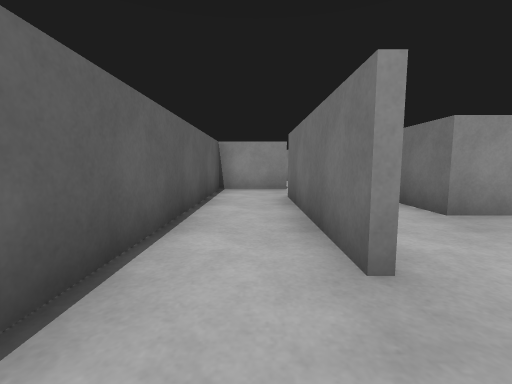
View 1 (above)

24 first-person views from a walk through a robot-simulator world made for Gazebo. The camera is 0.41 m above the floor, tilts 6° down and sees 90° across. The floor is counted in squares, 0.5 m on a side. Each view is taken from the middle of a square. On the plan, view 1 faces up. The plan holds only what a view shows up to about 10 squares ahead; the rest is blank. The robots in the file are not drawn.

View 2
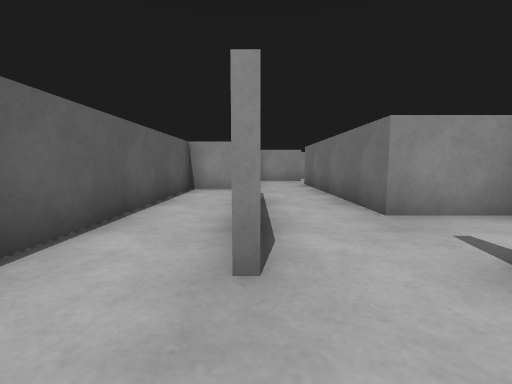

View 3
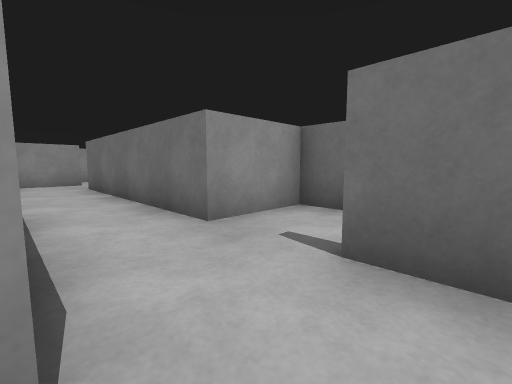

View 4
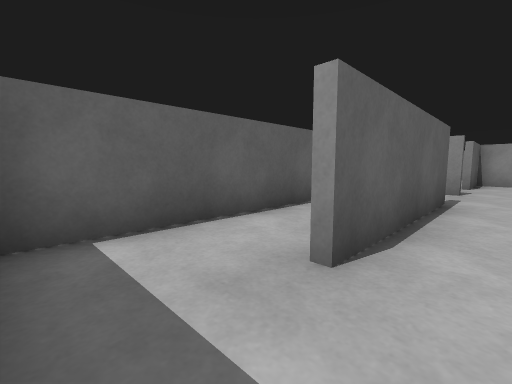

View 5
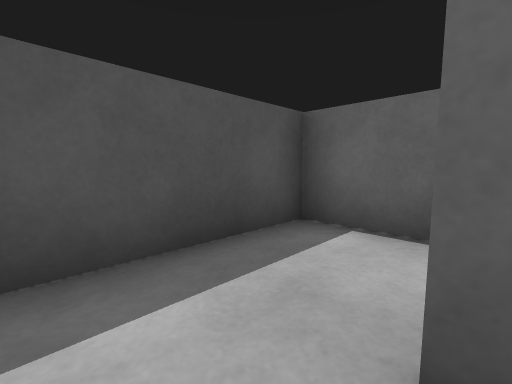

View 6
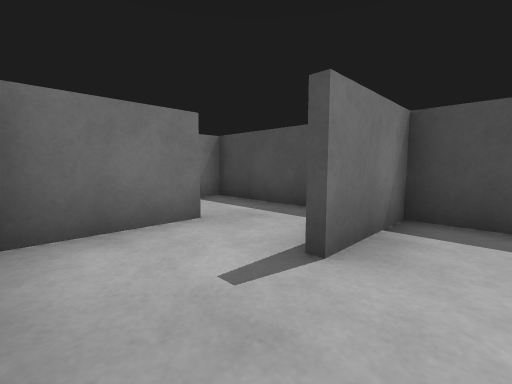

View 7
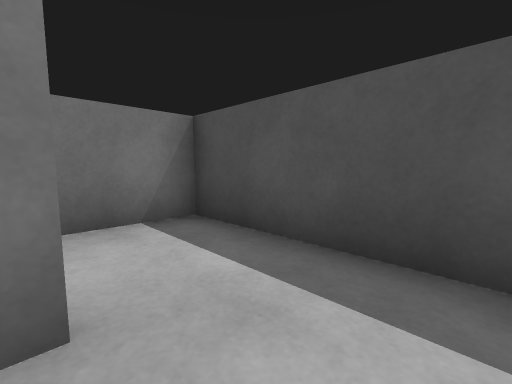

View 8
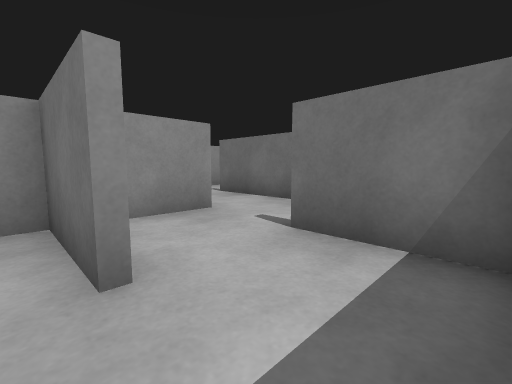

View 9
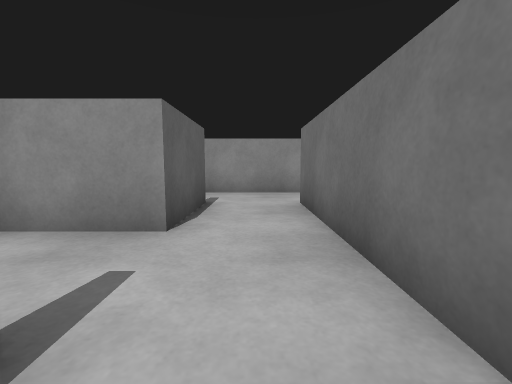

View 10
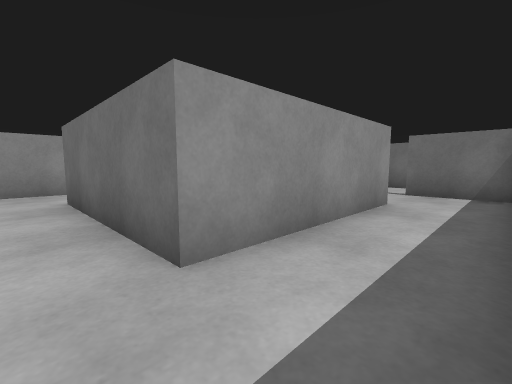

View 11
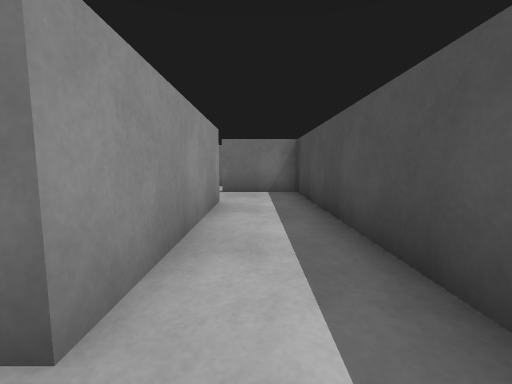

View 12
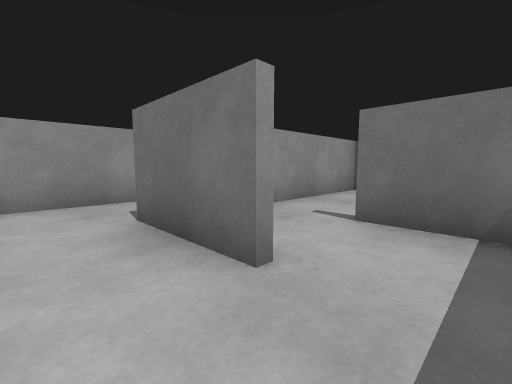

View 13
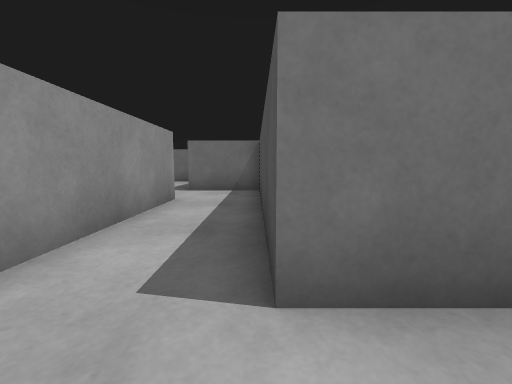

View 14
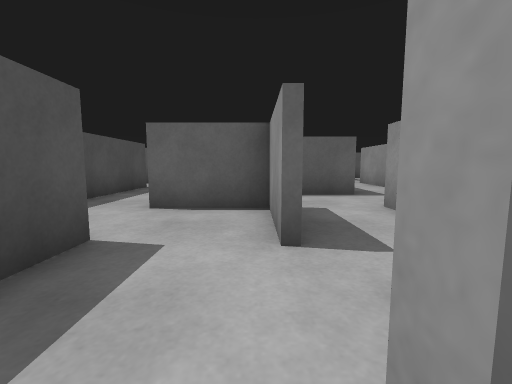

View 15
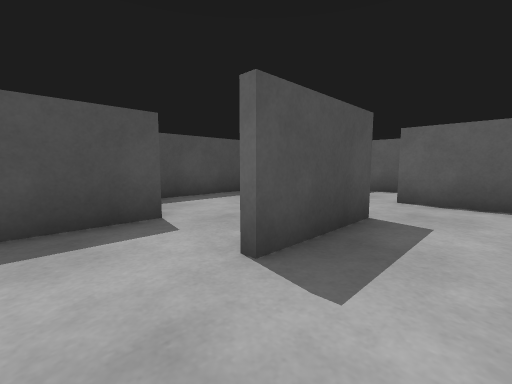

View 16
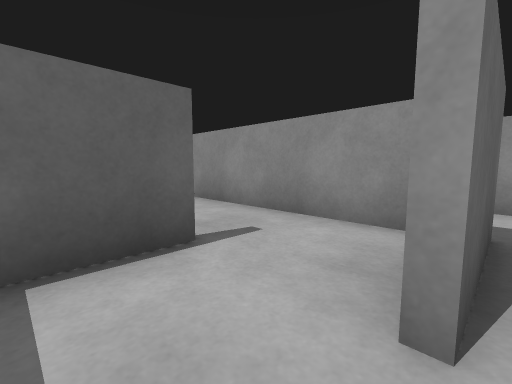

View 17
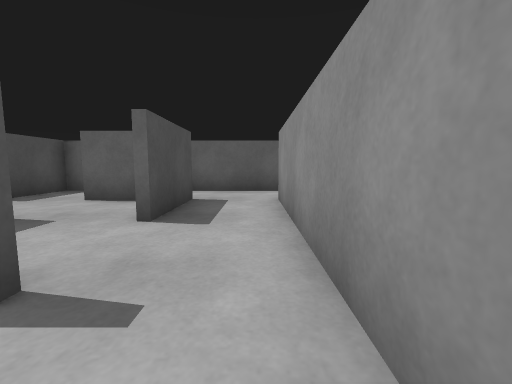

View 18
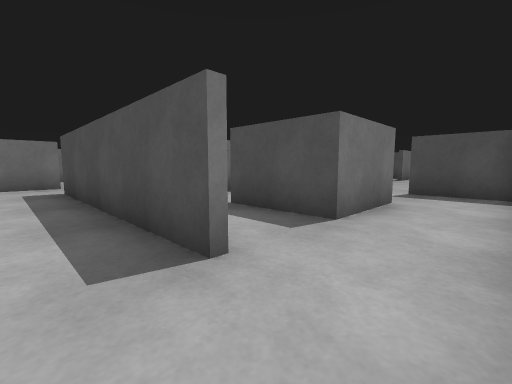

View 19
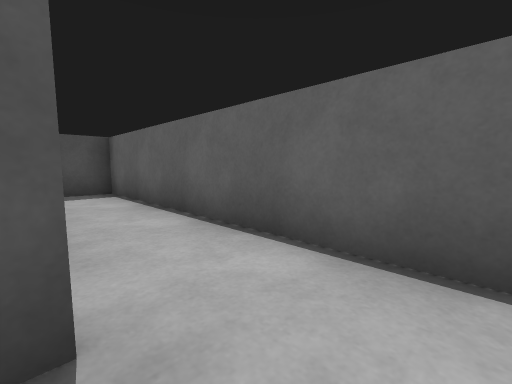

View 20
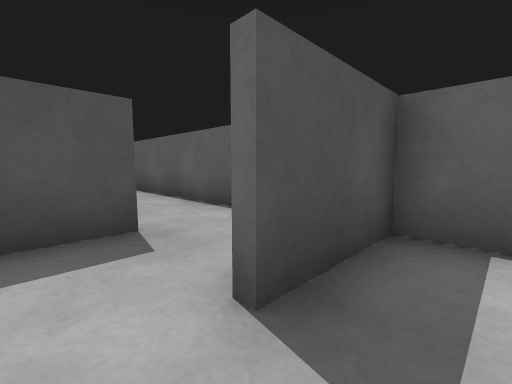

View 21
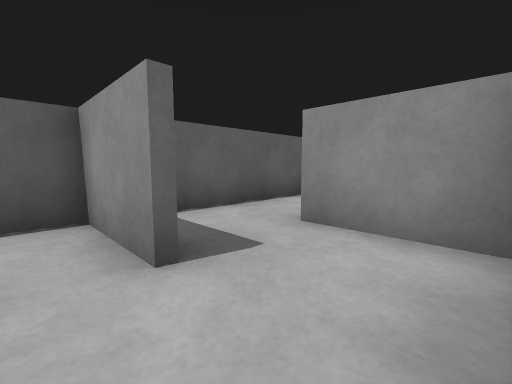

View 22
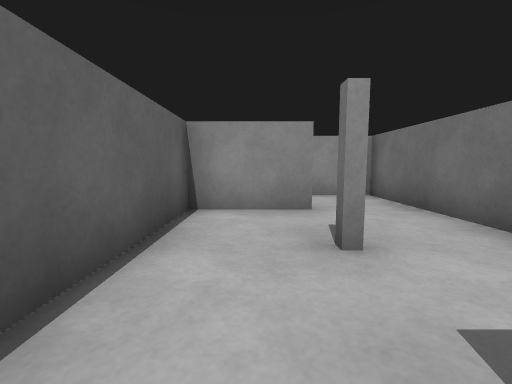

View 23
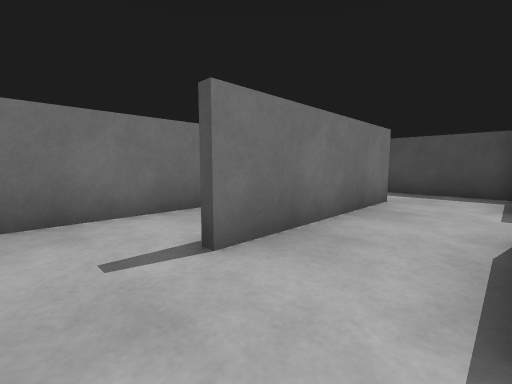

View 24
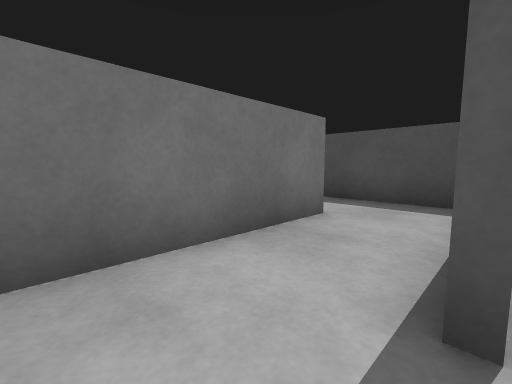

### Floor plan
Key: @ floor where view 1 was taken; # wall or solid block; . floor.
Columns run from 2 left of view 1 to 19 right of it. Each row starts with its distance up from view 1.
 27     ##
 26    ..#
 25 ####.#
 24 #....#
 23 #..#.#
 22 #....
 21 #....
 20 #..###
 19 #....
 18 ####.  #  #
 17 #...........#
 16 #..########.#
 15 #.........#......
 14 #.........#......#
 13 #..###..#...###...
 12 #..#....#.. #....
 11 #..#.########.###
 10 #....#........#
  9 ####.#..#######
  8 #....#..#.....#
  7 #....#..#.....#
  6 #..#.#....#.#.#
  5 #..#.#....#.#.#
  4 #..#.######.#..
  3 #..#....#...#...    .#
  2 #..#.#..#.#.######.#.
  1 #....#....#........#
  0 #.@..#....#........#
 -1 ####################

Positions as (right, up) in squares from view 1, and headings:
1: (0, 0), facing up
2: (1, 0), facing up
3: (1, 1), facing up-right
4: (2, 0), facing up-left
5: (2, 2), facing down-left
6: (2, 4), facing down-right
7: (4, 2), facing down-right
8: (5, 0), facing up-right
9: (9, 1), facing up
10: (9, 0), facing up-right
11: (9, 1), facing right
12: (4, 5), facing up-right
13: (4, 9), facing right
14: (15, 13), facing left
15: (14, 15), facing down-left
16: (8, 12), facing up-left
17: (7, 15), facing left
18: (-1, 17), facing down-right
19: (1, 17), facing down-left
20: (2, 19), facing down-left
21: (3, 17), facing up-left
22: (0, 20), facing up
23: (8, 8), facing down-right
24: (10, 8), facing down-right
